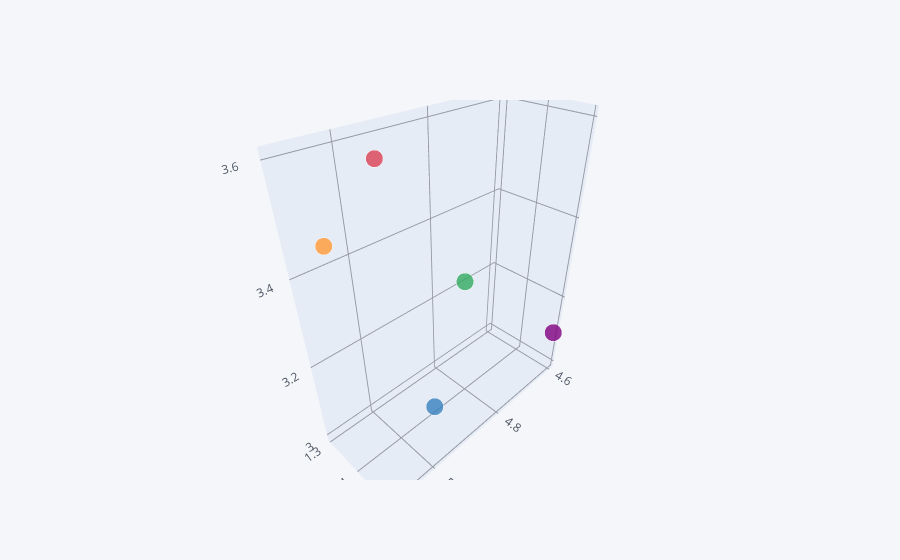

Notebook code for this chart:
### Code cell
df.head().iplot(kind='scatter3d',x='sepal.length',y='petal.length',z='sepal.width')

### Figure 1 — Plotly figure (JSON) as saved in the notebook; plotly's stock layout.template omitted (floating-point values rounded to 4 significant figures)
{"data": [{"marker": {"color": ["rgba(255, 153, 51, 1.0)", "rgba(55, 128, 191, 1.0)", "rgba(50, 171, 96, 1.0)", "rgba(128, 0, 128, 1.0)", "rgba(219, 64, 82, 1.0)"], "opacity": 0.8, "size": [12, 12, 12, 12, 12], "symbol": "circle"}, "mode": "markers", "text": ["0", "1", "2", "3", "4"], "type": "scatter3d", "x": [5.1, 4.9, 4.7, 4.6, 5], "y": [1.4, 1.4, 1.3, 1.5, 1.4], "z": [3.5, 3, 3.2, 3.1, 3.6]}], "layout": {"autosize": true, "legend": {"bgcolor": "#F5F6F9", "font": {"color": "#4D5663"}}, "paper_bgcolor": "#F5F6F9", "plot_bgcolor": "#F5F6F9", "scene": {"aspectmode": "auto", "aspectratio": {"x": 1.277, "y": 0.5109, "z": 1.533}, "xaxis": {"gridcolor": "#9499A3", "showgrid": true, "tickfont": {"color": "#4D5663"}, "title": {"font": {"color": "#4D5663"}, "text": ""}, "type": "linear", "zerolinecolor": "#9499A3"}, "yaxis": {"gridcolor": "#9499A3", "showgrid": true, "tickfont": {"color": "#4D5663"}, "title": {"font": {"color": "#4D5663"}, "text": ""}, "type": "linear", "zerolinecolor": "#9499A3"}, "zaxis": {"gridcolor": "#9499A3", "showgrid": true, "tickfont": {"color": "#4D5663"}, "title": {"font": {"color": "#4D5663"}, "text": ""}, "type": "linear", "zerolinecolor": "#9499A3"}}, "title": {"font": {"color": "#4D5663"}}}}
